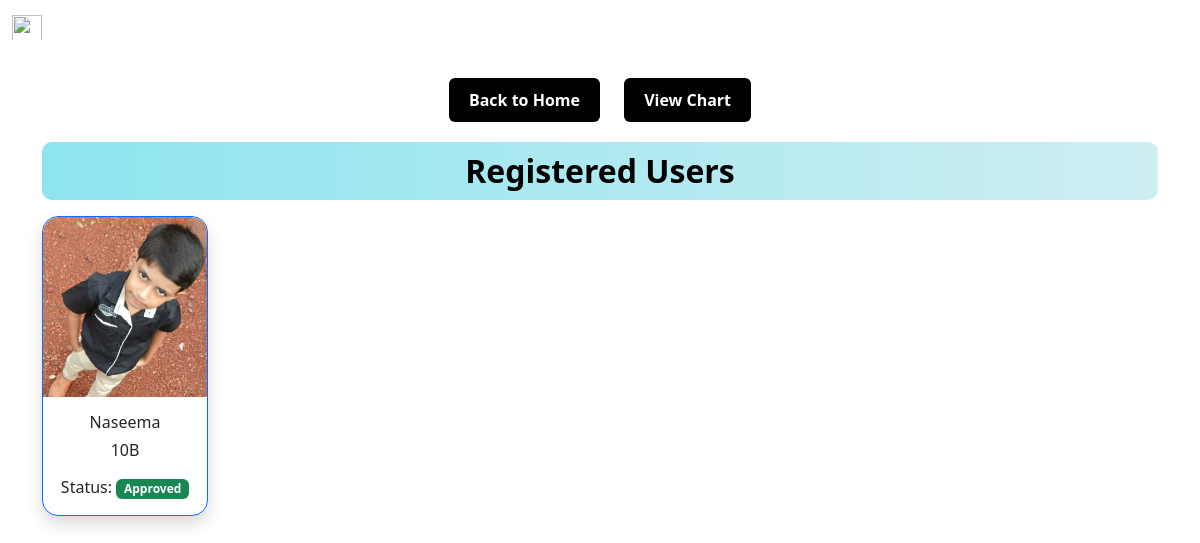
/users-list/ (signed in), run on an earlier commit of the app's database.
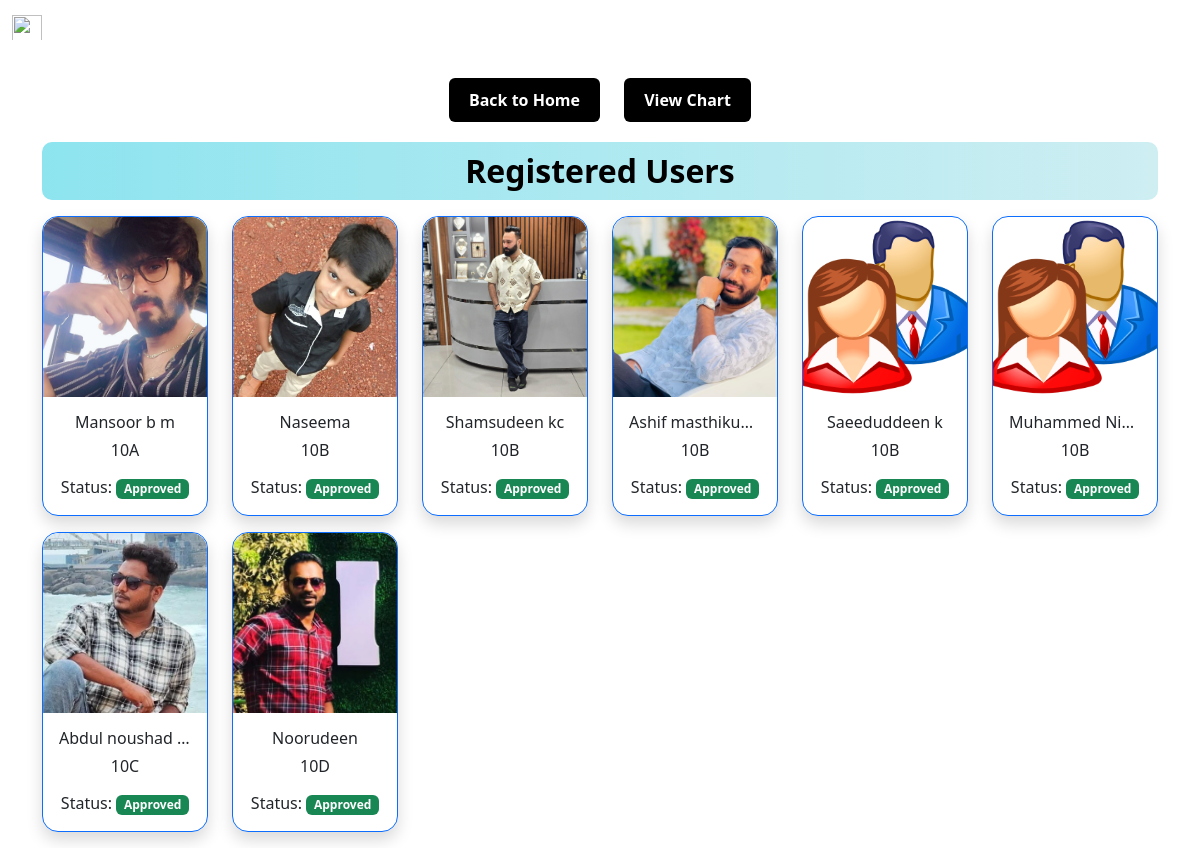
And on a later commit of the database.
### userapp/models.py (models this page shows, shortened)
class UserProfile(models.Model):
    user = models.OneToOneField(User, on_delete=models.CASCADE)
    phone = models.CharField(max_length=15, unique=True, default='+91')
    batch = models.CharField(max_length=20, choices=[
        ('10A', '10A'), ('10B', '10B'), ('10C', '10C'), ('10D', '10D')
    ])
    n_adult = models.PositiveIntegerField(null=True, blank=True, default=0)
    n_child = models.PositiveIntegerField(null=True, blank=True, default=0)
    photo = models.ImageField(upload_to='user_photos/', blank=True, null=True)
    is_approved = models.BooleanField(default=False)

### manager/views.py (the view)
# urls.py: path('users-list/', views.users_list, name='users list'),
@daffodils_required
def users_list(request):
    users = UserProfile.objects.all().order_by('is_approved', 'batch')
    return render(request, 'users_list.html', {'users': users})

### manager/views.py (called while the page is built)
def daffodils_required(view_func):
    @wraps(view_func)
    @login_required
    def _wrapped_view(request, *args, **kwargs):
        if request.user.username == 'daffodils':
            return view_func(request, *args, **kwargs)
        return HttpResponseForbidden("Access denied: You are not authorized to view this page.")
    return _wrapped_view

### templates/users_list.html (shortened to what this page needs)
{% extends 'blank_layout.html' %}
{% load static %}
{% block content %}
<div class="nav-container">
    <a href="{% url 'dashboard' %}" class="nav-button">Back to Home</a>
    <a href="{% url 'table' %}" class="nav-button">View Chart</a>
</div>
<div class="container">
    <h2 class="text-center nav-button1">Registered Users</h2>
    <div class="row pt-2">
        {% for profile in users %}
        <div class="col-6 col-md-2 mb-3">
            <div class="card border-primary shadow rounded-4"
                style="height: 300px; display: flex; flex-direction: column;">
                <a href="{% url 'users_details' profile.id %}">
                    {% if profile.photo %}
                    <img src="{{ profile.photo.url }}" class="card-img-top rounded-top-4"
                        style="height: 180px; object-fit: cover;" alt="User Photo">
                    {% else %}
                    <img src="{% static 'images/prp.png' %}" class="card-img-top rounded-top-4"
                        style="height: 180px; object-fit: cover;" alt="Default Photo">
                    {% endif %}
                </a>
                <div class="card-body text-center"
                    style="flex-grow: 1; display: flex; flex-direction: column; justify-content: center;">
                    <h6 class="card-title"
                        style="height: 20px; white-space: nowrap; overflow: hidden; text-overflow: ellipsis;">
                        {{ profile.user.get_full_name|default:profile.user.username }}
                    </h6>
                    <h6 class="card-title"
                        style="height: 20px; white-space: nowrap; overflow: hidden; text-overflow: ellipsis;">
                        {{ profile.batch }}
                    </h6>
                    <p class="card-text mt-auto">
                        Status:
                        {% if profile.is_approved %}
                        <span class="badge bg-success">Approved</span>
                        {% else %}
                        <a href="{% url 'approve_user' profile.id %}" style="color: rgb(255, 255, 255);"
                            class="badge bg-danger mt-2">
                            pending
                        </a>
                        {% endif %}
                    </p>
                </div>
            </div>
        </div>
        {% empty %}
        <p>No users found.</p>
        {% endfor %}
    </div>
</div>
{% endblock %}

### templates/blank_layout.html (shortened to what this page needs)
{% load static %}
{% include 'navbar.html' %}
{% block content %}{% endblock %}
{% load django_browser_reload %}

### templates/navbar.html (shortened to what this page needs)
{% load static %}
<!doctype html>
<html lang="en">
<head>
    <link href="https://cdn.jsdelivr.net/npm/bootstrap@5.3.0-alpha1/dist/css/bootstrap.min.css" rel="stylesheet">
</head>
<body class="bgimg">
    <header>
        <nav class="navbar navbar-expand-lg bg-transparent">
            <div class="container-fluid">
                <a class="navbar-brand text-white fw-bold" href="{% url 'dashboard' %}">
                    <img style="width: 30px; height: 30px; padding-bottom: 5px;" src="{% static 'images/bpl.png' %}"
                        alt="">
                </a>
                <div class="collapse navbar-collapse" id="navbarNavAltMarkup">
                    <div class="navbar-nav">
                        <a class="nav-link nb" href="{% url 'home' %}"></a>
                        <a class="nav-link nb1" href="#" onclick="openFullScreen()"></a>
                        <div class="txt"><a style="text-decoration: none; color: white;" href="#">DAFFODILS 2025</a>
                        </div>
                    </div>
                </div>
            </div>
        </nav>
    </header>
</body>
</html>

### templates/users_list.html (style rules this page uses)
.nav-container { text-align: center; margin: 20px 0; }
.nav-button { display: inline-block; background-color: #000000; color: white; padding: 10px 20px; margin: 0 10px; text-decoration: none; border-radius: 6px; font-weight: bold; transition: background-color 0.3s ease; }
.nav-button1 { align-items: center; background: linear-gradient(to right, #8de4ef, #ceeef2); color: rgb(0, 0, 0); padding: 10px 20px; text-decoration: none; border-radius: 10px; font-weight: bold; transition: background-color 0.3s ease; }

What changed in the data, as far as the page shows it:
added UserProfile: photo (picture), user.get_full_name "Mansoor b m", batch "10A", is_approved "Approved"
added UserProfile: photo (picture), user.get_full_name "Shamsudeen kc", batch "10B", is_approved "Approved"
added UserProfile: photo (picture), user.get_full_name "Ashif masthiku…", batch "10B", is_approved "Approved"
added UserProfile: user.get_full_name "Saeeduddeen k", batch "10B", is_approved "Approved"
added UserProfile: user.get_full_name "Muhammed Ni…", batch "10B", is_approved "Approved"
added UserProfile: photo (picture), user.get_full_name "Abdul noushad…", batch "10C", is_approved "Approved"
added UserProfile: photo (picture), user.get_full_name "Noorudeen", batch "10D", is_approved "Approved"
